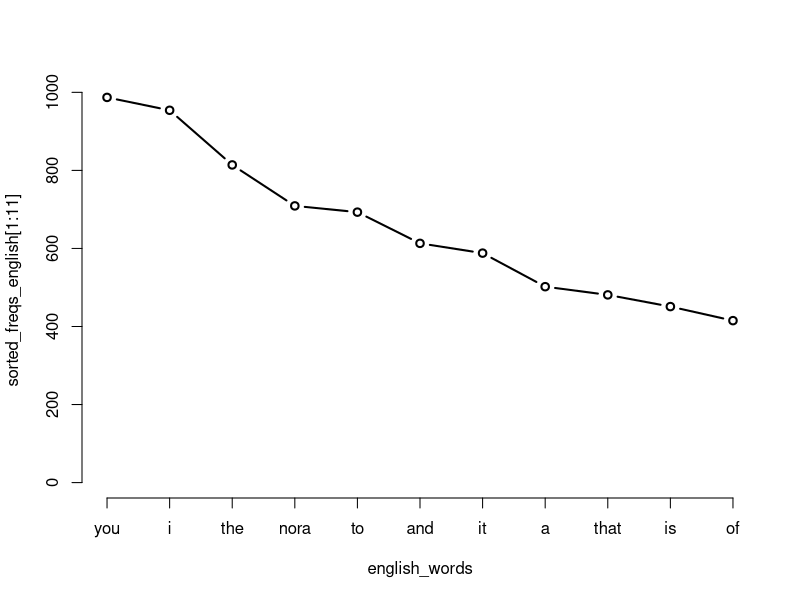

Write R code to recreate this figure.
setwd("/home/bangaru/Dropbox/ClassroomSlides-BothCourses/LING410X/Week2Materials")
library(stringr)
english <- scan("DollsHouse-Eng.txt", what = "character", sep = "\n")
english.start <- which(str_detect(english,"START OF THIS PROJECT"))
english.end <- which(str_detect(english,"END OF THIS PROJECT"))
actual_english <- english[english.start+1:english.end]
actual_english_string <- paste(actual_english, collapse = " ")
english_lower <- tolower(actual_english_string)
english_words <- strsplit(english_lower, "\\W+")
sorted_freqs_english <- sort(table(english_words), decreasing = TRUE)
plot(sorted_freqs_english[1:11], type="b")

